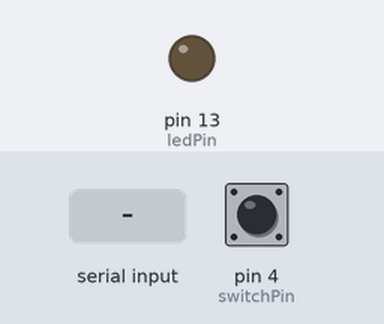
Recording of a sketch running on a simulated Arduino Uno, built with avr-gcc and run on an emulated ATmega328P. Shown: output pins drawn as LEDs (lit = HIGH). Inputs (shaded band) come from the test bench; at power-on: pin 4 (switchPin) LOW. What the sketch prints to the serial monitor is not drawn.

Above: at 1.2 s.
1.3 s: "a" received over Serial
At 1.8 s:
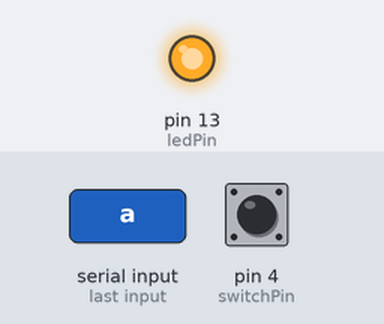
2.8 s: "b" received over Serial
At 4.2 s:
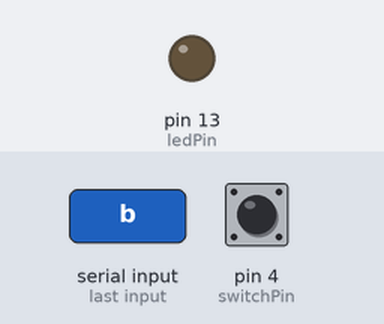
Timing chart, 0 to 5.8 s (numbered marks = the images above; inputs shaded):
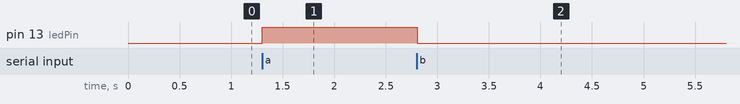

The sketch:

socket_to_serial.ino
```cpp
int ledPin = 13;  //LED is 13 pin
int switchPin = 4;                       // Switch connected to pin 4

void setup( ) {
  pinMode(ledPin,OUTPUT);
  Serial.begin(9600); //シ リ  ア ル  通 信 の  転 送  速 度  を 9600bps に 指 定

  pinMode(switchPin, INPUT);             // Set pin 0 as an input
  Serial.begin(9600);                    // Start serial communication at 9600 bps

}

void loop( ) {
  if(Serial.available( )  >0) //シ リ ア  ル ポ ー ト  か ら デ  ー タ を 受 け 取 る と 1 以 上の 値  が 返 さ  れ 、  真 と  な る
  {
    switch (Serial.read( ) ) //switch 文  デ ー  タ を 読  み 込  む
    {
    case 'a': //デ ー  タ が'a'で  あ れ  ば 次 を  実 行  す る
      digitalWrite(ledPin,HIGH);
      break;
    case 'b': //デ ー  タ が'b'で  あ れ ば  次 を  実 行  す る
      digitalWrite(ledPin,LOW);
      break;
    default: //そ の  他 で  あ れ ば  次 を  実 行  す る
      break;
      break;
    }
  }

  if (digitalRead(switchPin) == HIGH) {  // If switch is ON,
    Serial.println(1);               // send 1 to Processing
  } else {                               // If the switch is not ON,
    Serial.println(0);               // send 0 to Processing
  }
  delay(100);
}
```

Measured:
- after the input at 1.3 s, pin 13 (ledPin): LOW → HIGH at once
- after the input at 2.8 s, pin 13 (ledPin): HIGH → LOW at once
